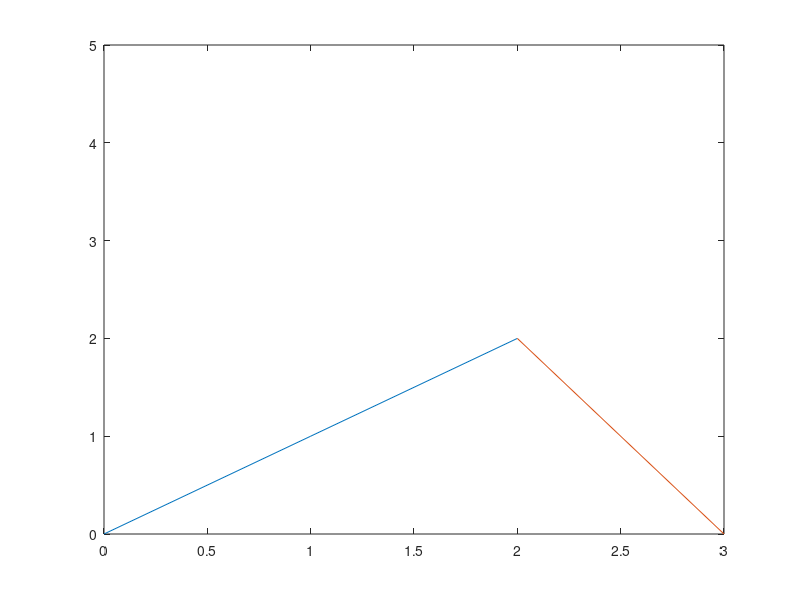

Here is the MATLAB script that generated this plot:
clear all;
clc;
t1 = 0:2;
t2 = 2:3;
y1 = t1;
y2 = ((-2)*t2) + 6;
figure()
plot(t1,y1)
hold on
plot(t2,y2)
ylim([0 5])